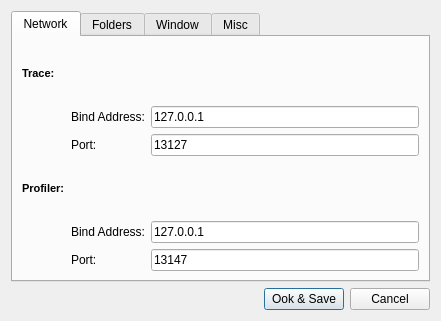
<?xml version="1.0" encoding="UTF-8"?>
<ui version="4.0">
 <class>SettingsDialog</class>
 <widget class="QDialog" name="SettingsDialog">
  <property name="geometry">
   <rect>
    <x>0</x>
    <y>0</y>
    <width>441</width>
    <height>321</height>
   </rect>
  </property>
  <property name="windowTitle">
   <string>Dialog</string>
  </property>
  <layout class="QVBoxLayout" name="verticalLayout">
   <item>
    <widget class="QTabWidget" name="tabWidget">
     <property name="currentIndex">
      <number>0</number>
     </property>
     <widget class="QWidget" name="tabNetwork">
      <attribute name="title">
       <string>Network</string>
      </attribute>
      <layout class="QVBoxLayout" name="verticalLayout_2">
       <item>
        <layout class="QGridLayout" name="gridLayout">
         <item row="3" column="1">
          <widget class="QLabel" name="label_4">
           <property name="font">
            <font>
             <pointsize>8</pointsize>
             <weight>75</weight>
             <bold>true</bold>
            </font>
           </property>
           <property name="text">
            <string>Profiler:</string>
           </property>
          </widget>
         </item>
         <item row="0" column="1">
          <widget class="QLabel" name="label_3">
           <property name="font">
            <font>
             <pointsize>8</pointsize>
             <weight>75</weight>
             <bold>true</bold>
            </font>
           </property>
           <property name="text">
            <string>Trace:</string>
           </property>
          </widget>
         </item>
         <item row="1" column="2">
          <widget class="QLabel" name="label">
           <property name="text">
            <string>Bind Address:</string>
           </property>
          </widget>
         </item>
         <item row="2" column="2">
          <widget class="QLabel" name="label_2">
           <property name="text">
            <string>Port:</string>
           </property>
          </widget>
         </item>
         <item row="4" column="2">
          <widget class="QLabel" name="label_5">
           <property name="text">
            <string>Bind Address:</string>
           </property>
          </widget>
         </item>
         <item row="5" column="2">
          <widget class="QLabel" name="label_6">
           <property name="text">
            <string>Port:</string>
           </property>
          </widget>
         </item>
         <item row="2" column="3">
          <widget class="QLineEdit" name="lineEditTracePort">
           <property name="text">
            <string>13127</string>
           </property>
          </widget>
         </item>
         <item row="1" column="3">
          <widget class="QLineEdit" name="lineEditTraceAddr">
           <property name="text">
            <string>127.0.0.1</string>
           </property>
          </widget>
         </item>
         <item row="4" column="3">
          <widget class="QLineEdit" name="lineEditProfilerAddr">
           <property name="text">
            <string>127.0.0.1</string>
           </property>
          </widget>
         </item>
         <item row="5" column="3">
          <widget class="QLineEdit" name="lineEditProfilerPort">
           <property name="text">
            <string>13147</string>
           </property>
          </widget>
         </item>
        </layout>
       </item>
      </layout>
     </widget>
     <widget class="QWidget" name="tab_3">
      <attribute name="title">
       <string>Folders</string>
      </attribute>
      <layout class="QHBoxLayout" name="horizontalLayout">
       <item>
        <layout class="QGridLayout" name="gridLayout_7">
         <item row="1" column="1">
          <widget class="QLineEdit" name="presetFolderLineEdit">
           <property name="enabled">
            <bool>false</bool>
           </property>
          </widget>
         </item>
         <item row="2" column="0">
          <widget class="QLabel" name="label_14">
           <property name="text">
            <string>Export folder</string>
           </property>
          </widget>
         </item>
         <item row="2" column="1">
          <widget class="QLineEdit" name="exportFolderLineEdit"/>
         </item>
         <item row="1" column="0">
          <widget class="QLabel" name="label_13">
           <property name="text">
            <string>Preset folder</string>
           </property>
          </widget>
         </item>
        </layout>
       </item>
      </layout>
     </widget>
     <widget class="QWidget" name="tab_2">
      <attribute name="title">
       <string>Window</string>
      </attribute>
      <layout class="QGridLayout" name="gridLayout_6">
       <item row="0" column="0">
        <layout class="QGridLayout" name="gridLayout_5">
         <item row="1" column="0">
          <widget class="QCheckBox" name="reuseTabCheckBox">
           <property name="font">
            <font>
             <family>Verdana</family>
             <pointsize>8</pointsize>
            </font>
           </property>
           <property name="text">
            <string>Reuse current tab for connections/files from the same application</string>
           </property>
           <property name="checked">
            <bool>true</bool>
           </property>
          </widget>
         </item>
         <item row="0" column="0">
          <widget class="QCheckBox" name="onTopCheckBox">
           <property name="font">
            <font>
             <family>Verdana</family>
            </font>
           </property>
           <property name="text">
            <string>Keep window on top</string>
           </property>
          </widget>
         </item>
        </layout>
       </item>
      </layout>
     </widget>
     <widget class="QWidget" name="tab">
      <attribute name="title">
       <string>Misc</string>
      </attribute>
      <layout class="QGridLayout" name="gridLayout_3">
       <item row="0" column="0">
        <layout class="QGridLayout" name="gridLayout_2">
         <item row="0" column="1">
          <widget class="TimeComboBox" name="timeUnitsComboBox" native="true"/>
         </item>
         <item row="0" column="0">
          <widget class="QLabel" name="label_7">
           <property name="text">
            <string>Preferred units of time</string>
           </property>
          </widget>
         </item>
        </layout>
       </item>
      </layout>
     </widget>
    </widget>
   </item>
   <item>
    <layout class="QHBoxLayout" name="horizontalLayout_2">
     <item>
      <spacer name="horizontalSpacer">
       <property name="orientation">
        <enum>Qt::Horizontal</enum>
       </property>
       <property name="sizeHint" stdset="0">
        <size>
         <width>40</width>
         <height>20</height>
        </size>
       </property>
      </spacer>
     </item>
     <item>
      <widget class="QPushButton" name="okSaveButton">
       <property name="text">
        <string>Ook &amp;&amp; Save</string>
       </property>
       <property name="default">
        <bool>true</bool>
       </property>
      </widget>
     </item>
     <item>
      <widget class="QPushButton" name="cancelButton">
       <property name="text">
        <string>Cancel</string>
       </property>
      </widget>
     </item>
    </layout>
   </item>
  </layout>
 </widget>
 <customwidgets>
  <customwidget>
   <class>TimeComboBox</class>
   <extends>QWidget</extends>
   <header location="global">widgets/timecombobox.h</header>
   <container>1</container>
  </customwidget>
 </customwidgets>
 <resources/>
 <connections/>
</ui>
